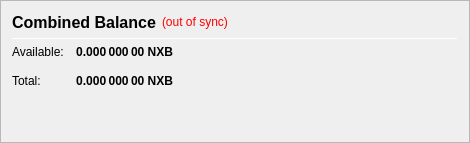
                   <widget class="QFrame" name="frame_CombinedBalances">
                    <property name="minimumSize">
                     <size>
                      <width>470</width>
                      <height>0</height>
                     </size>
                    </property>
                    <property name="frameShape">
                     <enum>QFrame::StyledPanel</enum>
                    </property>
                    <property name="frameShadow">
                     <enum>QFrame::Raised</enum>
                    </property>
                    <layout class="QVBoxLayout" name="verticalLayout_5">
                     <item>
                      <layout class="QHBoxLayout" name="horizontalLayout_5" stretch="0,0,0">
                       <item>
                        <widget class="QLabel" name="label_5z">
                         <property name="minimumSize">
                          <size>
                           <width>0</width>
                           <height>20</height>
                          </size>
                         </property>
                         <property name="font">
                          <font>
                           <pointsize>12</pointsize>
                           <weight>75</weight>
                           <bold>true</bold>
                          </font>
                         </property>
                         <property name="toolTip">
                          <string>Combined Balance (including unconfirmed and immature coins)</string>
                         </property>
                         <property name="text">
                          <string>Combined Balance</string>
                         </property>
                        </widget>
                       </item>
                       <item>
                        <widget class="QLabel" name="labelWalletStatus">
                         <property name="cursor">
                          <cursorShape>WhatsThisCursor</cursorShape>
                         </property>
                         <property name="toolTip">
                          <string>The displayed information may be out of date. Your wallet automatically synchronizes with the NXBoost network after a connection is established, but this process has not completed yet.</string>
                         </property>
                         <property name="styleSheet">
                          <string notr="true">QLabel { color: red; }</string>
                         </property>
                         <property name="text">
                          <string notr="true">(out of sync)</string>
                         </property>
                         <property name="alignment">
                          <set>Qt::AlignLeading|Qt::AlignLeft|Qt::AlignVCenter</set>
                         </property>
                        </widget>
                       </item>
                       <item>
                        <spacer name="horizontalSpacer_1">
                         <property name="orientation">
                          <enum>Qt::Horizontal</enum>
                         </property>
                         <property name="sizeHint" stdset="0">
                          <size>
                           <width>40</width>
                           <height>20</height>
                          </size>
                         </property>
                        </spacer>
                       </item>
                      </layout>
                     </item>
                     <item>
                      <widget class="Line" name="line_CombinedBalance">
                       <property name="minimumSize">
                        <size>
                         <width>0</width>
                         <height>1</height>
                        </size>
                       </property>
                       <property name="maximumSize">
                        <size>
                         <width>16777215</width>
                         <height>1</height>
                        </size>
                       </property>
                       <property name="orientation">
                        <enum>Qt::Horizontal</enum>
                       </property>
                      </widget>
                     </item>
                     <item>
                      <layout class="QGridLayout" name="gridLayout_3">
                       <property name="spacing">
                        <number>12</number>
                       </property>
                       <item row="1" column="0">
                        <widget class="QLabel" name="labelBalanceTextz">
                         <property name="text">
                          <string>Available:</string>
                         </property>
                        </widget>
                       </item>
                       <item row="1" column="1">
                        <widget class="QLabel" name="labelBalancez">
                         <property name="font">
                          <font>
                           <weight>75</weight>
                           <bold>true</bold>
                          </font>
                         </property>
                         <property name="cursor">
                          <cursorShape>IBeamCursor</cursorShape>
                         </property>
                         <property name="toolTip">
                          <string>Your current spendable balance</string>
                         </property>
                         <property name="text">
                          <string notr="true">0.000 000 00 NXB</string>
                         </property>
                         <property name="alignment">
                          <set>Qt::AlignRight|Qt::AlignTrailing|Qt::AlignVCenter</set>
                         </property>
                         <property name="textInteractionFlags">
                          <set>Qt::LinksAccessibleByMouse|Qt::TextSelectableByKeyboard|Qt::TextSelectableByMouse</set>
                         </property>
                        </widget>
                       </item>
                       <item row="2" column="0">
                        <widget class="QLabel" name="labelTotalTextz">
                         <property name="text">
                          <string>Total:</string>
                         </property>
                        </widget>
                       </item>
                       <item row="2" column="1">
                        <widget class="QLabel" name="labelTotalz">
                         <property name="font">
                          <font>
                           <weight>75</weight>
                           <bold>true</bold>
                          </font>
                         </property>
                         <property name="cursor">
                          <cursorShape>IBeamCursor</cursorShape>
                         </property>
                         <property name="toolTip">
                          <string>Total Balance, including all unavailable coins.</string>
                         </property>
                         <property name="text">
                          <string notr="true">0.000 000 00 NXB</string>
                         </property>
                         <property name="alignment">
                          <set>Qt::AlignRight|Qt::AlignTrailing|Qt::AlignVCenter</set>
                         </property>
                         <property name="textInteractionFlags">
                          <set>Qt::LinksAccessibleByMouse|Qt::TextSelectableByKeyboard|Qt::TextSelectableByMouse</set>
                         </property>
                        </widget>
                       </item>
                       <item row="2" column="3">
                        <spacer name="horizontalSpacer_2">
                         <property name="orientation">
                          <enum>Qt::Horizontal</enum>
                         </property>
                         <property name="sizeHint" stdset="0">
                          <size>
                           <width>40</width>
                           <height>20</height>
                          </size>
                         </property>
                        </spacer>
                       </item>
                      </layout>
                     </item>
                     <item>
                      <spacer name="verticalSpacer_1">
                       <property name="orientation">
                        <enum>Qt::Vertical</enum>
                       </property>
                       <property name="sizeHint" stdset="0">
                        <size>
                         <width>20</width>
                         <height>40</height>
                        </size>
                       </property>
                      </spacer>
                     </item>
                    </layout>
                   </widget>
